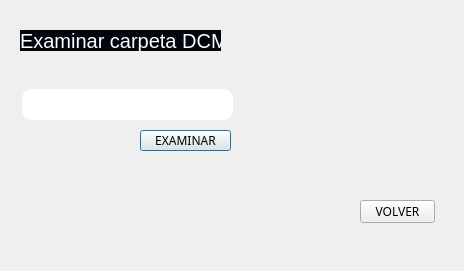
<?xml version="1.0" encoding="UTF-8"?>
<ui version="4.0">
 <class>Dialog</class>
 <widget class="QDialog" name="Dialog">
  <property name="geometry">
   <rect>
    <x>0</x>
    <y>0</y>
    <width>464</width>
    <height>271</height>
   </rect>
  </property>
  <property name="windowTitle">
   <string>Dialog</string>
  </property>
  <widget class="QLabel" name="label">
   <property name="geometry">
    <rect>
     <x>0</x>
     <y>-40</y>
     <width>461</width>
     <height>311</height>
    </rect>
   </property>
   <property name="text">
    <string/>
   </property>
   <property name="pixmap">
    <pixmap>imagenes/smooth-stucco-wall_1194-7087.jpg</pixmap>
   </property>
   <property name="scaledContents">
    <bool>true</bool>
   </property>
  </widget>
  <widget class="QLabel" name="label_5">
   <property name="geometry">
    <rect>
     <x>-20</x>
     <y>0</y>
     <width>211</width>
     <height>61</height>
    </rect>
   </property>
   <property name="text">
    <string/>
   </property>
   <property name="pixmap">
    <pixmap>imagenes/Picture_Health-removebg-preview.png</pixmap>
   </property>
   <property name="scaledContents">
    <bool>true</bool>
   </property>
  </widget>
  <widget class="QLabel" name="label_6">
   <property name="geometry">
    <rect>
     <x>-20</x>
     <y>210</y>
     <width>121</width>
     <height>21</height>
    </rect>
   </property>
   <property name="text">
    <string/>
   </property>
   <property name="pixmap">
    <pixmap>imagenes/IMAGINEX-removebg-preview.png</pixmap>
   </property>
   <property name="scaledContents">
    <bool>true</bool>
   </property>
  </widget>
  <widget class="QLineEdit" name="nombre_dcm">
   <property name="geometry">
    <rect>
     <x>22</x>
     <y>89</y>
     <width>211</width>
     <height>31</height>
    </rect>
   </property>
   <property name="styleSheet">
    <string notr="true">background-color: rgb(255, 255, 255);

border-radius:10px</string>
   </property>
  </widget>
  <widget class="QLabel" name="label_3">
   <property name="geometry">
    <rect>
     <x>20</x>
     <y>30</y>
     <width>201</width>
     <height>21</height>
    </rect>
   </property>
   <property name="font">
    <font>
     <pointsize>15</pointsize>
    </font>
   </property>
   <property name="styleSheet">
    <string notr="true">background-color: rgb(1, 5, 14);
color: rgb(255, 255, 255);</string>
   </property>
   <property name="text">
    <string>Examinar carpeta DCM:</string>
   </property>
  </widget>
  <widget class="QLabel" name="label_2">
   <property name="geometry">
    <rect>
     <x>270</x>
     <y>20</y>
     <width>151</width>
     <height>181</height>
    </rect>
   </property>
   <property name="text">
    <string/>
   </property>
   <property name="pixmap">
    <pixmap>../ventanas/imagenes/126620-illustrazione-del-gabbia-toracica-gratuito-vettoriale-removebg-preview.png</pixmap>
   </property>
   <property name="scaledContents">
    <bool>true</bool>
   </property>
  </widget>
  <widget class="QPushButton" name="examinar">
   <property name="geometry">
    <rect>
     <x>140</x>
     <y>130</y>
     <width>91</width>
     <height>21</height>
    </rect>
   </property>
   <property name="font">
    <font>
     <family>Arial Black</family>
    </font>
   </property>
   <property name="text">
    <string>EXAMINAR</string>
   </property>
  </widget>
  <widget class="QPushButton" name="boton_volver">
   <property name="geometry">
    <rect>
     <x>360</x>
     <y>200</y>
     <width>75</width>
     <height>23</height>
    </rect>
   </property>
   <property name="font">
    <font>
     <family>Arial Black</family>
    </font>
   </property>
   <property name="text">
    <string>VOLVER</string>
   </property>
  </widget>
 </widget>
 <resources/>
 <connections/>
</ui>
